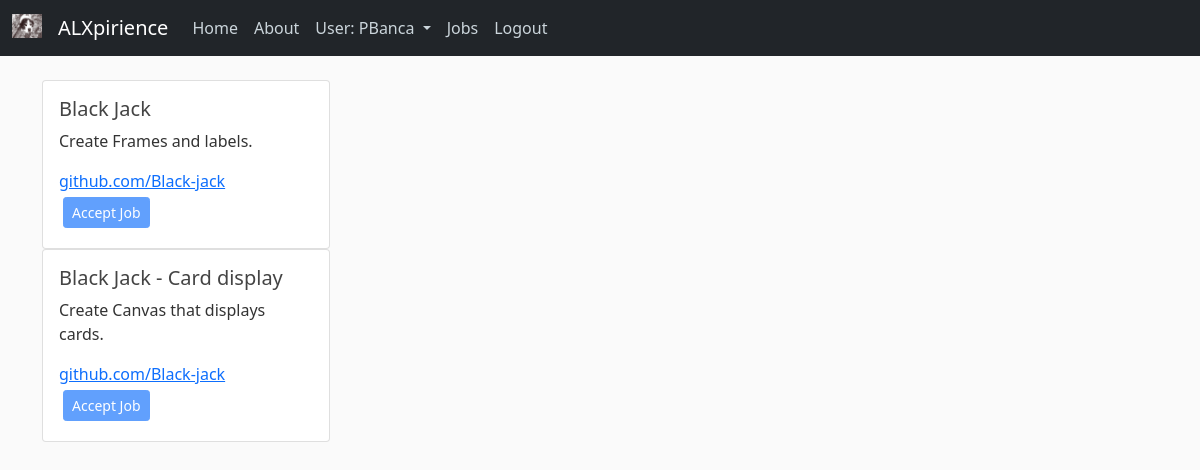
Page /myprojects (signed in) on the committed database.
### expirience/data_base.py (models this page shows, shortened)
class User(db.Model, UserMixin):
    id = db.Column(db.Integer, primary_key=True, autoincrement=True)
    username = db.Column(db.String(20), unique=True, nullable=False)
    email = db.Column(db.String(120), unique=True, nullable=False)
    git_hub = db.Column(db.String(120), nullable=False)
    country = db.Column(db.String(40), nullable=False)
    password = db.Column(db.String(60), nullable=False)
    image_file = db.Column(db.String(20), nullable=False, default='default.jpg')
    skills = db.relationship('Skills', backref='author', lazy=True)
    projects = db.relationship('Projects', backref='author', lazy=True)

class Projects(db.Model):
    id = db.Column(db.Integer, primary_key=True, autoincrement=True)
    project_name = db.Column(db.String(100), nullable=False)
    project_description = db.Column(db.Text, nullable=False)
    project_link = db.Column(db.String(120), nullable=False)
    skills_required = db.Column(db.String(120), nullable=False)
    project_status = db.Column(db.String(20), nullable=False, default='pending')
    user_id = db.Column(db.Integer, db.ForeignKey('user.id'), nullable=False)

### expirience/routes.py (the view, shortened to what this page needs)
@app.route('/myprojects', methods=['GET', 'POST'])
@login_required
def myprojects():
    if not current_user.is_authenticated:
        return redirect(url_for('home'))
    projects_current_user = [Projects.query.all(), current_user]
    return render_template('myprojects.html', title="My Projects", form=projects_current_user)

### expirience/data_base.py (called while the page is built)
@loginManager.user_loader
def get_user(user_id):
    return User.query.get(int(user_id))

### expirience/templates/myprojects.html
{% extends "layout.html" %}
{% block content %}
{% for project in form[0] %}
    {% if project.author.id == form[1].id %}
        <div class="card" style="width: 18rem;">
            <div class="card-body">
                <h5 class="card-title">{{ project.project_name }}</h5>
                <p class="card-text">{{ project.project_description }}</p>
                <a href="project.project_link" class="card-link">{{ project.project_link }}</a>
                <form action="{{ url_for('myprojects') }}" method="post">
                    <input type="hidden" name="item_id" value="{{ project.id }}">
                    <button type="submit" class="btn btn-sm btn-primary m-1" >Delete</button>
                </form>
            </div>
        </div>
    {% else %}
        <div class="card" style="width: 18rem;">
            <div class="card-body">
                <h5 class="card-title">{{ project.project_name }}</h5>
                <p class="card-text">{{ project.project_description }}</p>
                <a href="project.project_link" class="card-link">{{ project.project_link }}</a><br>
                <button type="button" class="btn btn-sm btn-primary m-1" disabled>Accept  Job</button>
            </div>
        </div>
    {% endif %}
{% endfor %}
{% endblock %}

### expirience/templates/layout.html (shortened to what this page needs)
<!DOCTYPE html>
<html lang="en">
<head>
    <link href="https://cdn.jsdelivr.net/npm/bootstrap@5.0.2/dist/css/bootstrap.min.css" rel="stylesheet">
    <link rel="stylesheet" type="text/css" href="{{ url_for('static', filename='main.css') }}">
</head>
<body>
    <header class="site-header">
        <nav class="navbar navbar-expand-md navbar-dark bg-dark fixed-top">
          <div class="container-fluid">
            <a class="navbar-brand" href="{{ url_for('home') }}">
              <img src="static/images/large.ico" alt="" width="30" height="24" class="d-inline-block align-text-top">
            </a>
            <a class="navbar-brand mr-4" href="/">ALXpirience</a>
            <div class="collapse navbar-collapse" id="navbarToggle">
              <div class="navbar-nav mr-auto">
                <a class="nav-item nav-link" href="{{ url_for('home') }}">Home</a>
                <a class="nav-item nav-link" href="/about">About</a>
              </div>
              <div class="navbar-nav">
                {% if current_user.is_authenticated %}
                  <a class="nav-link dropdown-toggle" href="#" id="navbarDropdown" role="button" data-bs-toggle="dropdown" aria-expanded="false">
                    User: {{ current_user.username }}
                  </a>
                    <a class="nav-item nav-link" href="{{ url_for('get_job') }}">Jobs</a>
                    <a class="nav-item nav-link" href="{{ url_for('logout') }}">Logout</a>
                {% else %}
                  <a class="nav-item nav-link" href="{{ url_for('login') }}">Login</a>
                  <a class="nav-item nav-link" href="{{ url_for('register') }}">Register</a>
                {% endif %}
              </div>
            </div>
          </div>
        </nav>
    </header>
    <main role="main" class="container">
      <div class="row">
        <div class="col-md-8">
          {% block content %}{% endblock %}
        </div>
      </div>
    </main>
</body>
</html>

### expirience/static/main.css (style rules this page uses)
body { background: #fafafa; color: #333333; margin-top: 5rem; }
h1, h2, h3, h4, h5, h6 { color: #444444; }
.site-header .navbar-nav .nav-link { color: #cbd5db; }

### rows in the picture
User: username "PBanca"
Projects: project_name "Black Jack", project_description "Create Frames and labels.", project_link "github.com/Black-jack"
Projects: project_name "Black Jack - Card display", project_description "Create Canvas that displays cards.", project_link "github.com/Black-jack"
